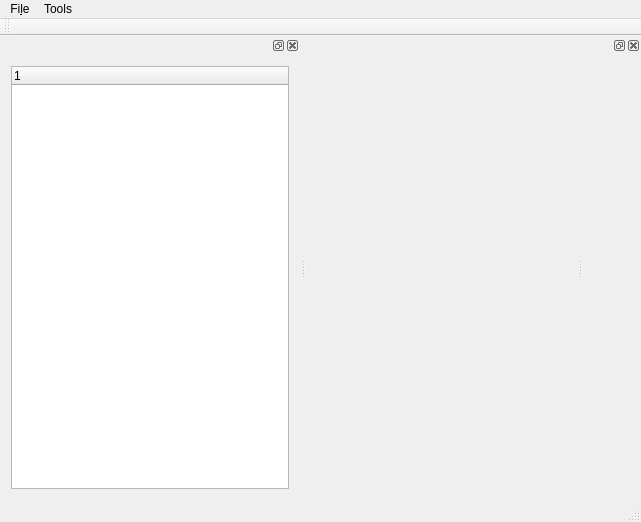
<?xml version="1.0" encoding="UTF-8"?>
<ui version="4.0">
 <class>ClifView</class>
 <widget class="QMainWindow" name="ClifView">
  <property name="geometry">
   <rect>
    <x>0</x>
    <y>0</y>
    <width>641</width>
    <height>522</height>
   </rect>
  </property>
  <property name="sizePolicy">
   <sizepolicy hsizetype="Maximum" vsizetype="Maximum">
    <horstretch>0</horstretch>
    <verstretch>0</verstretch>
   </sizepolicy>
  </property>
  <property name="windowTitle">
   <string>ClifView</string>
  </property>
  <widget class="QWidget" name="centralWidget">
   <property name="sizePolicy">
    <sizepolicy hsizetype="Expanding" vsizetype="Expanding">
     <horstretch>0</horstretch>
     <verstretch>0</verstretch>
    </sizepolicy>
   </property>
   <layout class="QGridLayout" name="gridLayout_3"/>
  </widget>
  <widget class="QMenuBar" name="Menu">
   <property name="geometry">
    <rect>
     <x>0</x>
     <y>0</y>
     <width>641</width>
     <height>21</height>
    </rect>
   </property>
   <widget class="QMenu" name="menuFile">
    <property name="title">
     <string>Fi&amp;le</string>
    </property>
    <addaction name="separator"/>
    <addaction name="actionOpen"/>
   </widget>
   <widget class="QMenu" name="menuTools">
    <property name="title">
     <string>Tools</string>
    </property>
    <addaction name="actionSet_horopter"/>
   </widget>
   <addaction name="menuFile"/>
   <addaction name="menuTools"/>
  </widget>
  <widget class="QToolBar" name="mainToolBar">
   <attribute name="toolBarArea">
    <enum>TopToolBarArea</enum>
   </attribute>
   <attribute name="toolBarBreak">
    <bool>false</bool>
   </attribute>
  </widget>
  <widget class="QStatusBar" name="statusBar"/>
  <widget class="QDockWidget" name="treeDock">
   <property name="sizePolicy">
    <sizepolicy hsizetype="Preferred" vsizetype="Preferred">
     <horstretch>0</horstretch>
     <verstretch>0</verstretch>
    </sizepolicy>
   </property>
   <property name="minimumSize">
    <size>
     <width>300</width>
     <height>111</height>
    </size>
   </property>
   <attribute name="dockWidgetArea">
    <number>1</number>
   </attribute>
   <widget class="QWidget" name="dockWidgetContents_3">
    <property name="sizePolicy">
     <sizepolicy hsizetype="Expanding" vsizetype="Expanding">
      <horstretch>0</horstretch>
      <verstretch>0</verstretch>
     </sizepolicy>
    </property>
    <layout class="QVBoxLayout" name="verticalLayout">
     <item>
      <widget class="QTreeWidget" name="tree">
       <property name="enabled">
        <bool>true</bool>
       </property>
       <property name="sizePolicy">
        <sizepolicy hsizetype="Expanding" vsizetype="Preferred">
         <horstretch>0</horstretch>
         <verstretch>0</verstretch>
        </sizepolicy>
       </property>
       <column>
        <property name="text">
         <string notr="true">1</string>
        </property>
       </column>
      </widget>
     </item>
    </layout>
   </widget>
  </widget>
  <widget class="QDockWidget" name="viewDock">
   <property name="sizePolicy">
    <sizepolicy hsizetype="Expanding" vsizetype="Preferred">
     <horstretch>0</horstretch>
     <verstretch>0</verstretch>
    </sizepolicy>
   </property>
   <property name="autoFillBackground">
    <bool>false</bool>
   </property>
   <property name="floating">
    <bool>false</bool>
   </property>
   <attribute name="dockWidgetArea">
    <number>2</number>
   </attribute>
   <widget class="QWidget" name="dockWidgetContents_4"/>
  </widget>
  <action name="actionOpen">
   <property name="text">
    <string>&amp;Open</string>
   </property>
   <property name="toolTip">
    <string>open clif file</string>
   </property>
  </action>
  <action name="actionSet_horopter">
   <property name="enabled">
    <bool>false</bool>
   </property>
   <property name="text">
    <string>&amp;get disparity</string>
   </property>
  </action>
 </widget>
 <layoutdefault spacing="6" margin="11"/>
 <resources/>
 <connections/>
</ui>
